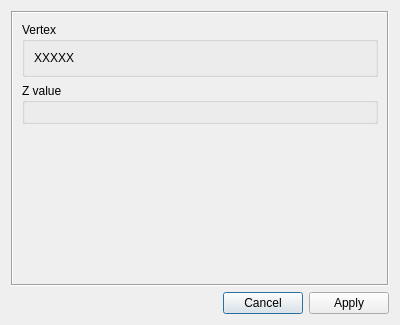
<?xml version="1.0" encoding="UTF-8"?>
<ui version="4.0">
 <class>ReosVertexZSpecifierEditorWidget</class>
 <widget class="QDialog" name="ReosVertexZSpecifierEditorWidget">
  <property name="geometry">
   <rect>
    <x>0</x>
    <y>0</y>
    <width>400</width>
    <height>325</height>
   </rect>
  </property>
  <property name="windowTitle">
   <string>Z Value editor</string>
  </property>
  <layout class="QVBoxLayout" name="verticalLayout">
   <item>
    <widget class="QScrollArea" name="scrollArea">
     <property name="frameShape">
      <enum>QFrame::Box</enum>
     </property>
     <property name="widgetResizable">
      <bool>true</bool>
     </property>
     <widget class="QWidget" name="scrollAreaWidgetContents">
      <property name="geometry">
       <rect>
        <x>0</x>
        <y>0</y>
        <width>378</width>
        <height>273</height>
       </rect>
      </property>
      <layout class="QVBoxLayout" name="verticalLayout_2">
       <item>
        <widget class="QGroupBox" name="groupBoxVertex">
         <property name="sizePolicy">
          <sizepolicy hsizetype="Preferred" vsizetype="Preferred">
           <horstretch>0</horstretch>
           <verstretch>0</verstretch>
          </sizepolicy>
         </property>
         <property name="title">
          <string>Vertex</string>
         </property>
         <layout class="QVBoxLayout" name="verticalLayout_3">
          <item>
           <widget class="QLabel" name="vertexReference">
            <property name="text">
             <string>XXXXX</string>
            </property>
           </widget>
          </item>
         </layout>
        </widget>
       </item>
       <item>
        <widget class="QGroupBox" name="groupBoxZValue">
         <property name="sizePolicy">
          <sizepolicy hsizetype="Preferred" vsizetype="Minimum">
           <horstretch>0</horstretch>
           <verstretch>0</verstretch>
          </sizepolicy>
         </property>
         <property name="title">
          <string>Z value</string>
         </property>
         <layout class="QVBoxLayout" name="verticalLayout_4"/>
        </widget>
       </item>
       <item>
        <spacer name="verticalSpacer">
         <property name="orientation">
          <enum>Qt::Vertical</enum>
         </property>
         <property name="sizeHint" stdset="0">
          <size>
           <width>20</width>
           <height>40</height>
          </size>
         </property>
        </spacer>
       </item>
      </layout>
     </widget>
    </widget>
   </item>
   <item>
    <widget class="QDialogButtonBox" name="buttonBox">
     <property name="orientation">
      <enum>Qt::Horizontal</enum>
     </property>
     <property name="standardButtons">
      <set>QDialogButtonBox::Apply|QDialogButtonBox::Cancel</set>
     </property>
    </widget>
   </item>
  </layout>
 </widget>
 <resources/>
 <connections>
  <connection>
   <sender>buttonBox</sender>
   <signal>accepted()</signal>
   <receiver>ReosVertexZSpecifierEditorWidget</receiver>
   <slot>accept()</slot>
   <hints>
    <hint type="sourcelabel">
     <x>248</x>
     <y>254</y>
    </hint>
    <hint type="destinationlabel">
     <x>157</x>
     <y>274</y>
    </hint>
   </hints>
  </connection>
  <connection>
   <sender>buttonBox</sender>
   <signal>rejected()</signal>
   <receiver>ReosVertexZSpecifierEditorWidget</receiver>
   <slot>reject()</slot>
   <hints>
    <hint type="sourcelabel">
     <x>316</x>
     <y>260</y>
    </hint>
    <hint type="destinationlabel">
     <x>286</x>
     <y>274</y>
    </hint>
   </hints>
  </connection>
 </connections>
</ui>
